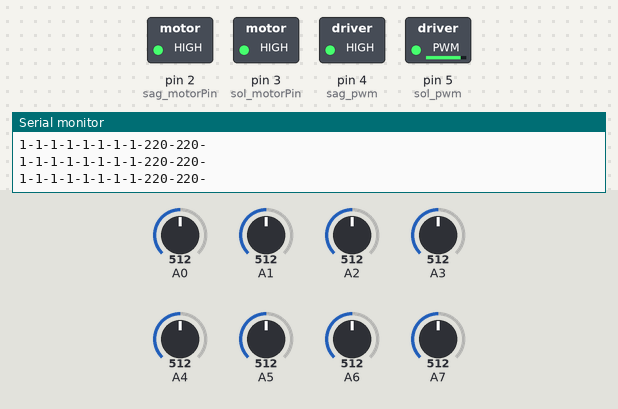
Simulated run of this sketch. Board: Arduino Uno, built with avr-gcc and run on an emulated ATmega328P. Shown: switched loads named in the sketch (green lamp = pin HIGH), the last lines printed to the serial monitor. Inputs (shaded band) come from the test bench; at power-on: A3 = 512, A0 = 512, A1 = 512, A2 = 512, A4 = 512, A5 = 512, A6 = 512, A7 = 512.

Above: at 1.2 s.
1.3 s: A3 set to 9
At 2.3 s:
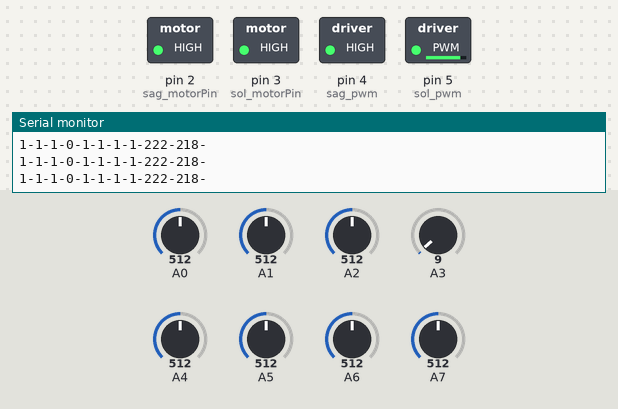
2.8 s: A0 set to 9
At 4.0 s:
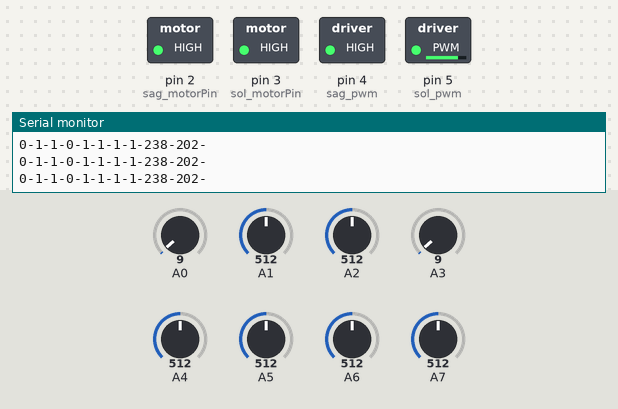
4.3 s: A1 set to 9
At 4.7 s:
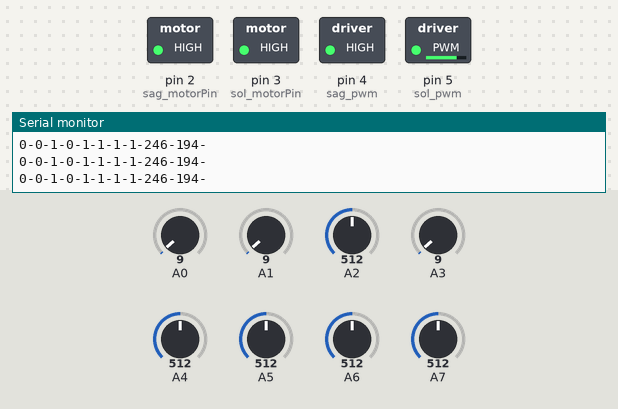
5.8 s: A2 set to 9
At 6.5 s:
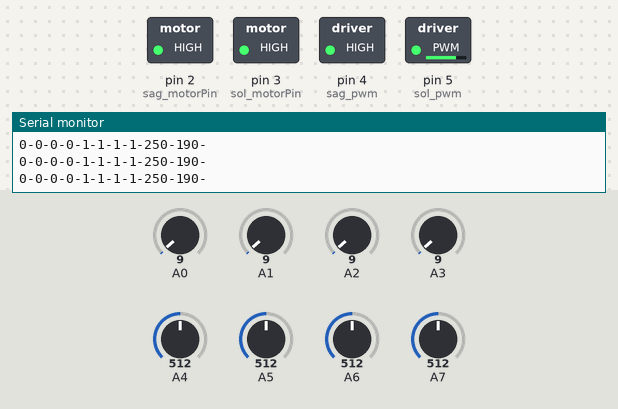
7.3 s: A4 set to 9
At 8.2 s:
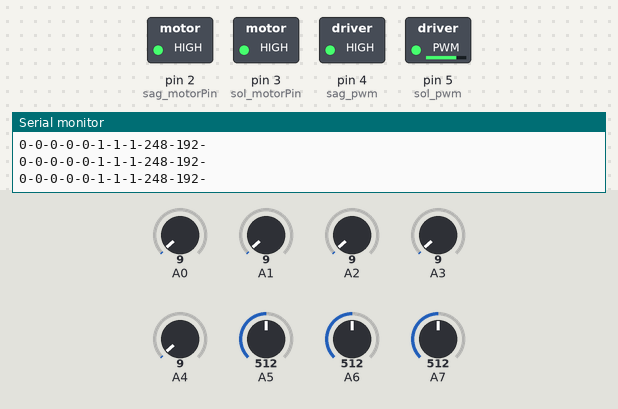
8.8 s: A5 set to 9
At 10.0 s:
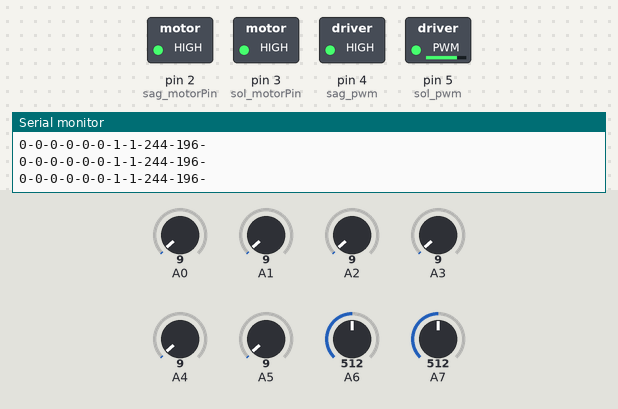
Timing chart, 0 to 11.3 s (numbered marks = the images above; inputs shaded):
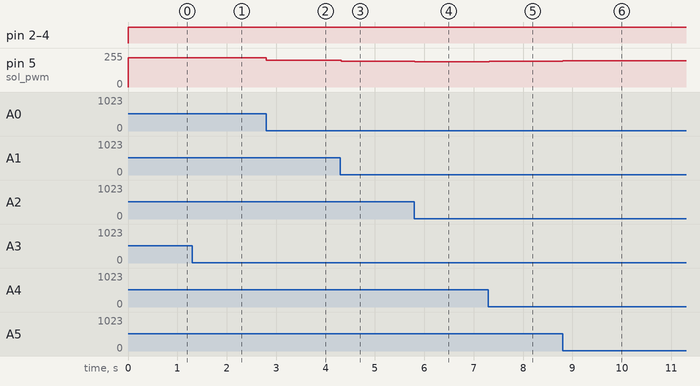

The sketch:

cizgi-izleyen.ino
```cpp
/*
MERAKLI MÜHENDİS YOUTUBE KANALI

Youtube Kanalı için - https://bit.ly/2AEP5bf
Facebook Sayfası için - https://bit.ly/3qVqAMC
Discord Kanalımıza GEL! - https://bit.ly/347FlSp

Tüm sorularınızı discord kanalımızdan sorabilirsiniz. Orası teknik servis gibi :)
*/

#define agirlik0 -16
#define agirlik1 -8
#define agirlik2 -4
#define agirlik3 -2
#define agirlik4 2
#define agirlik5 4
#define agirlik6 8
#define agirlik7 16

unsigned int sensor_deger;
unsigned int zemin = 0; // Zemin=0 ise Zemin Siyahdır --- Zemin=1 ise Zemin Beyazdır
unsigned int gorulen_sensor_sayisi;

const unsigned int sag_motorPin = 2, sol_motorPin = 3; // sag motor 2 pine, sol motor 3 pinine ileri yönler bağlandı
unsigned int sag_hiz_degeri = 0, sol_hiz_degeri = 0;
const unsigned int sag_pwm = 4, sol_pwm = 5; // hiz değerlerinin verileceği pin2

unsigned int scizgi_deger[8];

unsigned int duz_cizgi_sayisi = 0;

void veri_gonder()
{
unsigned int i;
for (i = 0; i < 8; i++)
{
Serial.print(scizgi_deger[i]);
Serial.print("-");
}
Serial.print(sag_hiz_degeri);
Serial.print("-");
Serial.print(sol_hiz_degeri);
Serial.println("-");
}

void setup()
{
Serial.begin(9600);

pinMode(sag_motorPin, OUTPUT);
pinMode(sol_motorPin, OUTPUT);

digitalWrite(sag_motorPin, LOW);
digitalWrite(sol_motorPin, LOW);

}

void loop()
{
baslangic:

digitalWrite(sag_motorPin, HIGH);
digitalWrite(sol_motorPin, HIGH);

sensor_oku();
sensor_degerlendir();

// tuzakları sayma
if (gorulen_sensor_sayisi == 8)
{
dongubir:
sensor_oku();
sensor_degerlendir();

if (gorulen_sensor_sayisi == ! 2)
{
  goto dongubir;
}
if (gorulen_sensor_sayisi == 2)
{
  duz_cizgi_sayisi++;
  goto baslangic;
}
}

if (duz_cizgi_sayisi >= 4)
{
donguiki:
sensor_oku();
sensor_degerlendir();

if (scizgi_deger[0] == 1 && scizgi_deger[7] == 1)
{
  zemin = 1; // Zemin rengi beyaz oldu
}
else
{
  goto donguiki;
}
}

if (zemin == 1)
{
if (scizgi_deger[0] == 0 || scizgi_deger[7] == 0)
{
donguuc:
if (scizgi_deger[3] == 1 && scizgi_deger[4] == 1) // çizgi değeri değişmezse
{
goto donguuc;
}
else
{
zemin = 0;
goto baslangic;
}
}
}

if (zemin == 0 && scizgi_deger[3] == 1 && scizgi_deger[4] == 1)
{
sensor_deger = 0;
}

// motor hız değerlerinin girilmesi
sag_hiz_degeri = 220 + sensor_deger;
sol_hiz_degeri = 220 - sensor_deger;

analogWrite(sag_pwm, sag_hiz_degeri);
analogWrite(sol_pwm, sol_hiz_degeri);

veri_gonder(); // alınan verilen değerleri serial ekranda kontrol etme

}
```

qtr8-sensor.ino
```cpp
/*
MERAKLI MÜHENDİS YOUTUBE KANALI

Youtube Kanalı için - https://bit.ly/2AEP5bf
Facebook Sayfası için - https://bit.ly/3qVqAMC
Discord Kanalımıza GEL! - https://bit.ly/347FlSp

Tüm sorularınızı discord kanalımızdan sorabilirsiniz. Orası teknik servis gibi :)
*/

unsigned int qtr_deger[8];

void sensor_oku()
{
unsigned int adc_deger[8];
unsigned int i;

for (i = 0; i < 8; i++)
{
adc_deger[i] = analogRead(i);
}

for (i = 0; i < 9; i++)
{
if (adc_deger[i] >= 19) // algılanan renk siyah ise lojik 0 tanımlanır
{
qtr_deger[i] = 1;
}
else if (adc_deger[i] < 19) // algılanan renk beyaz ise lojik 1 tanımlanır
{
qtr_deger[i] = 0;
}
}
}

void sensor_degerlendir()
{

if (zemin == 0) // Zemin Siyah ise
{
  scizgi_deger[0] = qtr_deger[0];
  scizgi_deger[1] = qtr_deger[1];
  scizgi_deger[2] = qtr_deger[2];
  scizgi_deger[3] = qtr_deger[3];
  scizgi_deger[4] = qtr_deger[4];
  scizgi_deger[5] = qtr_deger[5];
  scizgi_deger[6] = qtr_deger[6];
  scizgi_deger[7] = qtr_deger[7];
}

if (zemin == 1) // Zemin Beyaz ise
{
  scizgi_deger[0] = !qtr_deger[0];
  scizgi_deger[1] = !qtr_deger[1];
  scizgi_deger[2] = !qtr_deger[2];
  scizgi_deger[3] = !qtr_deger[3];
  scizgi_deger[4] = !qtr_deger[4];
  scizgi_deger[5] = !qtr_deger[5];
  scizgi_deger[6] = !qtr_deger[6];
  scizgi_deger[7] = !qtr_deger[7];
}
gorulen_sensor_sayisi = scizgi_deger[0] + scizgi_deger[1] + scizgi_deger[2] + scizgi_deger[3] + scizgi_deger[4] + scizgi_deger[5] + scizgi_deger[6] + scizgi_deger[7];

sensor_deger = scizgi_deger[0] * agirlik0 + // Bu değerlerin sonucuna göre çizginin nerede ne tarafta olduğu anlaşılır
scizgi_deger[1] * agirlik1 +
scizgi_deger[2] * agirlik2 +
scizgi_deger[3] * agirlik3 +
scizgi_deger[4] * agirlik4 +
scizgi_deger[5] * agirlik5 +
scizgi_deger[6] * agirlik6 +
scizgi_deger[7] * agirlik7 ;

}
```

Measured:
- after the input at 1.3 s, pin 5 (sol_pwm): 220/255 → 218/255 at once
- after the input at 2.8 s, pin 5 (sol_pwm): 218/255 → 202/255 at once
- after the input at 4.3 s, pin 5 (sol_pwm): 202/255 → 194/255 at once
- after the input at 5.8 s, pin 5 (sol_pwm): 194/255 → 190/255 at once
- after the input at 7.3 s, pin 5 (sol_pwm): 190/255 → 192/255 at once
- after the input at 8.8 s, pin 5 (sol_pwm): 192/255 → 196/255 at once
